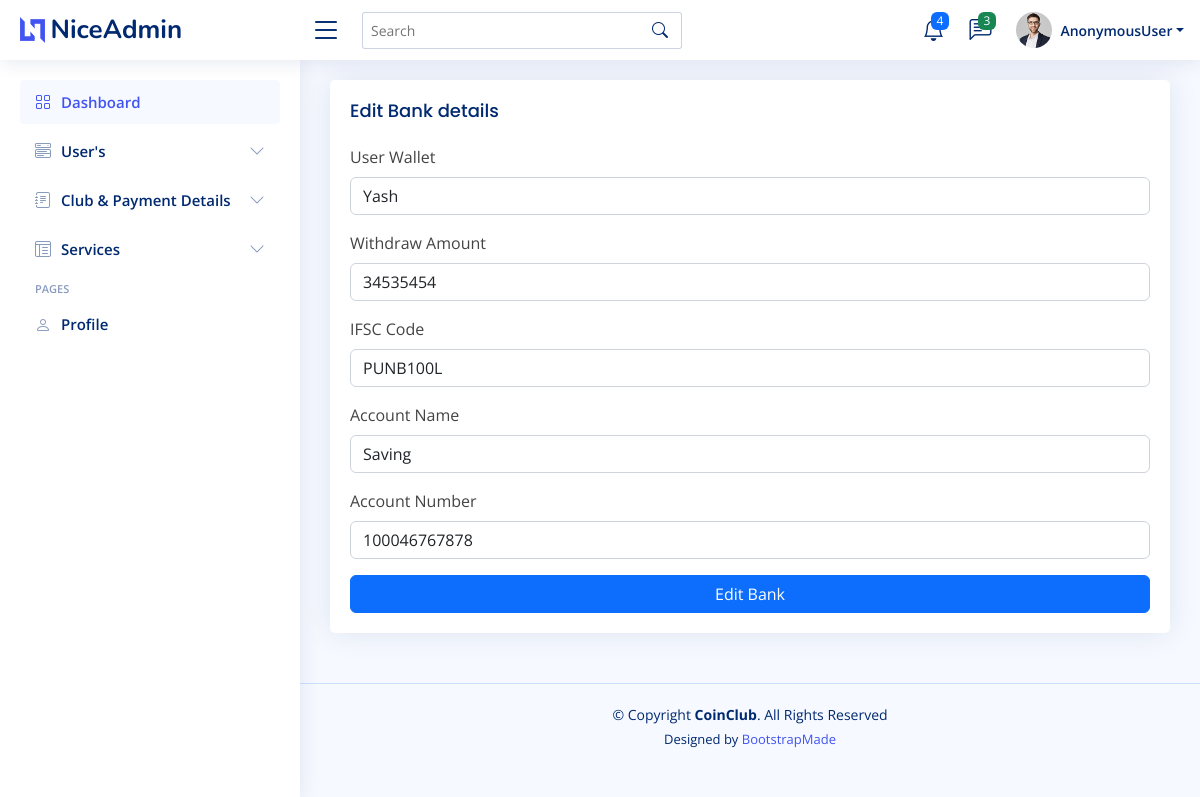
/homepage/editbank/1/, run on the app's committed database.
### api/models.py (models this page shows)
class bankdetail(models.Model):
    registeruser=models.ForeignKey(user_registration,on_delete=models.CASCADE)
    registerno=models.CharField(max_length=25,unique=True)
    IFSCcode=models.CharField(max_length=25)
    accountname=models.CharField(max_length=25)
    accountnumber=models.CharField(max_length=25,unique=True)
    passbookimg=models.FileField(blank=True,upload_to='passbook/',default='passbook/none/no-img.jpg')

class user_registration(models.Model):
    full_name=models.CharField(max_length=50)
    mobileno=models.CharField(max_length=50, unique=True)
    city=models.CharField(max_length=50)
    password=models.CharField(max_length=50)
    gender=models.CharField(max_length=50)
    occupation=models.CharField(max_length=50)
    motive=models.CharField(max_length=100)
    income=models.CharField(max_length=50)
    wallet_amount= models.CharField(max_length=50,default='0')
    monthlycontribution=models.CharField(max_length=50)
    profileimg=models.ImageField(blank=True,null=True,upload_to='user/')
    email=models.CharField(max_length=50)
    alternateno=models.CharField(max_length=50,blank=True)
    token = models.CharField(max_length=300)
    create_at=models.DateField(auto_now_add=True)
    def __str__(self):
        return self.full_name#, self.id

### adminapp/views.py (the view)
# urls.py: path('editbank/<int:id>/', views.UpdateBankDetail, name="update_bank"),
def UpdateBankDetail(request, id):
    if request.method == 'POST':
        registeruser = request.POST['registeruser']
        IFSCcode = request.POST['IFSCcode']
        accountname = request.POST['accountname']
        accountnumber = request.POST['accountnumber']
        uplead = bankdetail.objects.filter(id=id)
        uplead.update(registeruser_id=registeruser,
                             IFSCcode=IFSCcode,
                             accountname=accountname,
                             accountnumber=accountnumber,
                        )
        messages.success(request, f"{accountname}, Bank details updated successfully")
        return redirect(request.META.get('HTTP_REFERER', 'redirect_if_referer_not_found'))    #redirect same  page
    else:
        mypay = bankdetail.objects.get(id=id)
        user = user_registration.objects.all()
        return render(request, "editbankdetail.html", {'mypay':mypay, 'users': user})

### templates/editbankdetail.html (shortened to what this page needs)
{% extends 'index.html' %}
{% load static %}
{% block content %}
  <main id="main" class="main">
    <section class="section">
      <div class="row">
        <div class="col-lg-12">
          <div class="card">
            <div class="card-body">
              <h5 class="card-title">Edit Bank details</h5>
              <form class="row g-3" method="post" enctype="multipart/form-data">
                <div class="col-12">
                  <label for="inputNanme4" class="form-label">User Wallet</label>
                  <select name="registeruser" id="inputAddress" class="form-control">
                    <option value="{{ mypay.id }}">{{mypay.registeruser}}</option>
                  </select>
                </div>
                <div class="col-12">
                  <label for="inputEmail4" class="form-label">Withdraw Amount</label>
                  <input type="text" class="form-control" id="inputEmail4" name="registerno"  value="{{ mypay.registerno }}">
                </div>
                <div class="col-12">
                  <label for="inputPassword4" class="form-label">IFSC Code</label>
                  <input type="text" class="form-control" name="IFSCcode" value="{{ mypay.IFSCcode }}" id="inputPassword4">
                </div>
                <div class="col-12">
                  <label for="inputPassword4" class="form-label">Account Name</label>
                  <input type="text" class="form-control" name="accountname" value="{{ mypay.accountname }}" id="inputPassword4">
                </div>
                <div class="col-12">
                  <label for="inputPassword4" class="form-label">Account Number</label>
                  <input type="text" class="form-control" name="accountnumber" value="{{ mypay.accountnumber }}" id="inputPassword4">
                </div>
                <div class="text-center">
                  <button type="submit" class="btn btn-primary col-md-12">Edit Bank</button>
                </div>
              </form>
            </div>
          </div>
        </div>
      </div>
    </section>
  </main>
  {% endblock content %}

### static/assets/css/style.css (style rules this page uses)
:root { scroll-behavior: smooth; }
body { font-family: "Open Sans", sans-serif; background: #f6f9ff; color: #444444; }
h1, h2, h3, h4, h5, h6 { font-family: "Nunito", sans-serif; }
#main { margin-top: 60px; padding: 20px 30px; transition: all 0.3s; }
.card { margin-bottom: 30px; border: none; border-radius: 5px; box-shadow: 0px 0 30px rgba(1, 41, 112, 0.1); }
.card-title { padding: 20px 0 15px 0; font-size: 18px; font-weight: 500; color: #012970; font-family: "Poppins", sans-serif; }
.card-body { padding: 0 20px 20px 20px; }
@media (min-width: 1200px) { #main, #footer { margin-left: 300px; } }

### data on the page
bankdetail: registeruser "Yash", registerno "34535454", IFSCcode "PUNB100L", accountname "Saving", accountnumber "100046767878"

### other printed values
{{ request.user }} "AnonymousUser"
